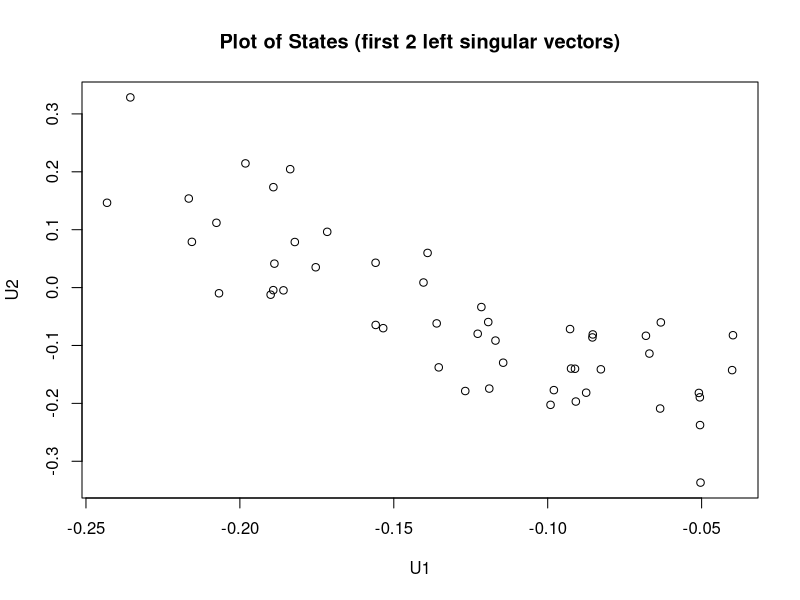

Source code (R): (Note: this script raises an error after producing the figure.)
## ---- chunk 1
knitr::opts_chunk$set(echo = TRUE)
## ---- chunk 2
?USArrests
head(USArrests)
class(USArrests)
dim(USArrests)

SVD <- svd(USArrests) # use nu and nv to control over the number of left/right singular vectors to be computed. 
U <- SVD$u
D <- SVD$d
V <- SVD$v

identical(U %*% diag(D) %*% t(V), USArrests) # It is false but they are really similar.
U %*% diag(D) %*% t(V)
USArrests

#SVD rank reduction theorem
a <- matrix(0, nrow(USArrests) ,length(USArrests))
for (i in 1:4){
  a <- a + D[i] * U[,i] %*% t(V[,i])
}

head(a)
head(USArrests)

#Define MA
MA <- USArrests$Murder + USArrests$Assault

#Define Arrests2
Arrests2 <- as.data.frame(cbind(USArrests, MA))

#Compute SVD of it.
SVD2 <- svd(Arrests2)

SVD2$d
SVD$d
#Q. signular values of Arrests2 are way smaller than USArrests'....????

library(Matrix)
rankMatrix(Arrests2)[1] #dimension of Arrests2

plot(U[,1], U[,2], xlab = "U1", ylab = "U2", main = "Plot of States (first 2 left singular vectors)")

library(ggplot2)
datas <- as.data.frame(cbind(U[,1], U[,2]))#ggplot does not read matrix. They can read data.frame. 
rownames(datas) <- rownames(USArrests)
two_left <- ggplot(datas, aes(x = V1, y = V2, label = rownames(datas))) + geom_text() + labs(title = "Plot of States (first 2 left singular vectors)", y = "U2", x = "U1")


datas2 <- as.data.frame(cbind(V[,1], V[,2]))#ggplot does not read matrix. They can read data.frame. 
rownames(datas2) <- colnames(USArrests)
two_right <- ggplot(datas2, aes(x = V1, y = V2, label = rownames(datas2))) + geom_text() + labs(title = "Plot of Variables (first 2 right singular vectors)")
## ---- chunk 3
#Correlation and covariance matrix will give min(n,p) square matrix. 
R <- cor(USArrests) 

evd <- eigen(R)

x<- scale(R, T, T)
(1/(ncol(x)-1)) * t(x) %*% x

evd2 <- eigen(R, symmetric = T) #Q. What does symmetric really do....? 
eigenvalues <- eigen(R, T, T)
eigenvalues

X <- scale(USArrests, T, F)
#or, sweep(USArrests,2, apply(USArrests, 2, mean), "-")


#Q. Sum of square matrix = cross-product matrix ??? What is sum of square matrix? 
S <- crossprod(X)
cov(X) /S
solve(S)

eigen(S)
eigen(solve(S))

## ---- chunk 4

vnorm <- function(x){
  sqrt(t(x) %*% x)
}

#Using L_2 norm
power_method2 <- function(mat, init) {
  for (i in 1:100){
    init <- mat %*% init
    init <- init / as.numeric(vnorm(init))
  }
  return(init)
}


A <- matrix(c(2,1,-12,-5), 2, 2)
v0 <- c(1,1)

v_old <- v0
for (k in 1:4){
  v_new <- A %*% v_old 
  print(paste("iteration =", k))
  print(v_new)
  v_old <- v_new
}
#scale it with L_inf norm.

A <- matrix(c(5,-4,3,-14,4,6,11,-4,-3),3,3)
v0 <- c(1,0,0)

#Using L_inf norm
power_method_inf <- function(mat, init) {
  for (i in 1:100){
    init <- mat %*% init
    init <- init / norm(init, "M")
  }
  return(init)
}
val <- power_method_inf(A,v0) #First e-vector. 
e <- crossprod((A %*%val), val) / (norm(val, "M")^2) #Work!!!! This is just one e-value. 

# Q. Why this is not working....???? (try to deflate and get second value/vector here) what is wrong...?
newA <- A - tcrossprod(val) #Deflating
val2 <- power_method_inf(newA, v0) 
e2 <- crossprod((newA %*%val2), val2) / (norm(val2, "M")^2) #second e-value.



#L_p norm
vnorm <- function(x, p){
  orig <- sum(abs(v)^p)
  new <- orig^(1/p)
  return(new)
}

#Using L_p norm
power_methodp <- function(mat, init) {
  for (i in 1:100){
    init <- mat %*% init
    init <- init / as.numeric(vnorm(init, 3)) #Let's say p = 3
  }
  return(init)
}
A <- matrix(c(5,-4,3,-14,4,6,11,-4,-3),3,3)
v0 <- c(1,0,0)


value <- power_methodp(A,v0) #First e-vector. 
e <- crossprod((A %*%value), value) / vnorm(value,3) #Work!!!! This is just one e-value. 


#If there are more than one dominant eigenvalues, then what willl happen? it still converges to a e-vector. 
B <- diag(3)
init <- c(1,1,1)
power_methodp(B, init)
C <- B - tcrossprod(power_methodp(B, init))
power_methodp(C, init)

